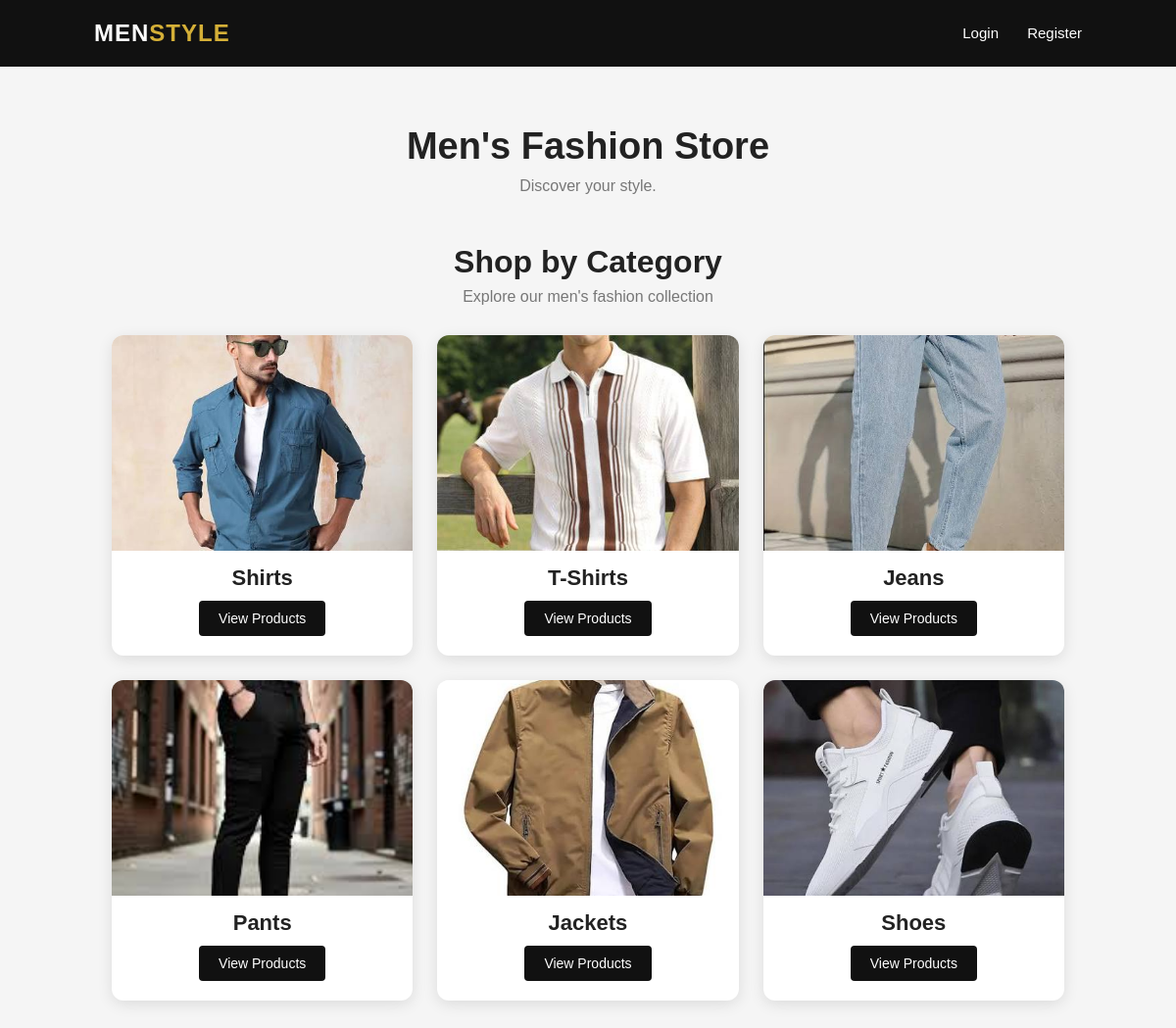
The page / on the database its author committed.
### store/models.py (models this page shows, shortened)
class Category(models.Model):
    name = models.CharField(max_length=100)
    image = models.ImageField(
        upload_to='categories/',
        blank=True,
        null=True
    )

### store/views.py (the view)
# urls.py: path('', views.home, name='home'),
def home(request):
    categories = Category.objects.all()
    return render(
        request,
        'store/home.html',
        {
            'categories': categories
        }
    )

### store/templates/store/home.html (shortened to what this page needs)
{% load static %}
<!doctype html>
<html lang="en">
  <head>
  </head>
  <body>
    <header class="header">
      <div class="logo">MEN<span>STYLE</span></div>
      <nav>
        {% if user.is_authenticated %}
        <a href="{% url 'logout' %}"> Logout </a>
        {% else %}
        <a href="{% url 'login' %}"> Login </a>
        <a href="{% url 'register' %}"> Register </a>
        {% endif %}
      </nav>
    </header>
    <main class="home-container">
      {% if user.is_authenticated %}
      <h1>Welcome, {{ user.username }}</h1>
      <p class="welcome">Welcome to Men's Fashion Store</p>
      {% else %}
      <h1>Men's Fashion Store</h1>
      <p class="welcome">Discover your style.</p>
      {% endif %}
      <section class="category-section">
        <h2>Shop by Category</h2>
        <p class="category-subtitle">
          Explore our men's fashion collection
        </p>
        <div class="category-grid">
          {% for category in categories %}
          <div class="category-card">
            {% if category.name == "Shirts" %}
            <img
              src="{% static 'images/categories/Shirts.jpeg' %}"
              alt="Shirts"
            />
            {% elif category.name == "T-Shirts" %}
            <img
              src="{% static 'images/categories/T-Shirts.jpeg' %}"
              alt="T-Shirts"
            />
            {% elif category.name == "Jeans" %}
            <img
              src="{% static 'images/categories/Jeans.jpeg' %}"
              alt="Jeans"
            />
            {% elif category.name == "Pants" %}
            <img
              src="{% static 'images/categories/Pants.jpeg' %}"
              alt="Pants"
            />
            {% elif category.name == "Jackets" %}
            <img
              src="{% static 'images/categories/Jackets.jpeg' %}"
              alt="Jackets"
            />
            {% elif category.name == "Shoes" %}
            <img
              src="{% static 'images/categories/Shoes.jpeg' %}"
              alt="Jackets"
            />
            {% endif %}
            <h3>{{ category.name }}</h3>
            <a href="{% url 'category_products' category.id %}">
              View Products
            </a>
          </div>
          {% empty %}
          <p>No categories available.</p>
          {% endfor %}
        </div>
      </section>
    </main>
  </body>
</html>

### store/templates/store/home.html (style rules this page uses)
* { margin: 0; padding: 0; box-sizing: border-box; }
body { font-family: Arial, Helvetica, sans-serif; background: #f5f5f5; color: #222; }
.header { width: 100%; background: #111; color: white; padding: 20px 8%; display: flex; justify-content: space-between; align-items: center; }
.logo { font-size: 24px; font-weight: bold; letter-spacing: 1px; }
.logo span { color: #d4af37; }
.header a { color: white; text-decoration: none; margin-left: 25px; font-size: 15px; }
.home-container { width: 90%; max-width: 1100px; margin: 60px auto; text-align: center; }
.home-container h1 { font-size: 38px; margin-bottom: 10px; }
.home-container .welcome { color: #777; margin-bottom: 40px; }
.category-section { width: 90%; max-width: 1100px; margin: 50px auto; text-align: center; }
.category-section h2 { font-size: 32px; margin-bottom: 8px; }
.category-subtitle { color: #777; margin-bottom: 30px; }
.category-grid { display: grid; grid-template-columns: repeat(3, 1fr); gap: 25px; margin-top: 30px; }
.category-card { background: white; border-radius: 12px; overflow: hidden; text-align: center; box-shadow: 0 4px 15px rgba(0, 0, 0, 0.1); transition: 0.3s; }
.category-card img { width: 100%; height: 220px; object-fit: cover; display: block; }
.category-card h3 { font-size: 22px; margin: 15px 0 10px; }
.category-card a { display: inline-block; margin-bottom: 20px; padding: 10px 20px; background: #111; color: white; text-decoration: none; border-radius: 4px; font-size: 14px; }

### rows shown on the page
Category: name "Shirts"
Category: name "T-Shirts"
Category: name "Jeans"
Category: name "Pants"
Category: name "Jackets"
Category: name "Shoes"
